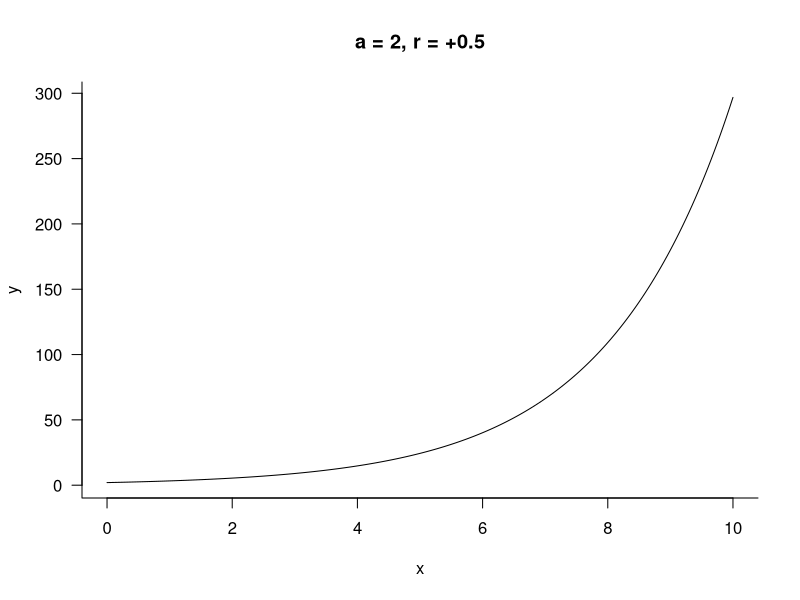
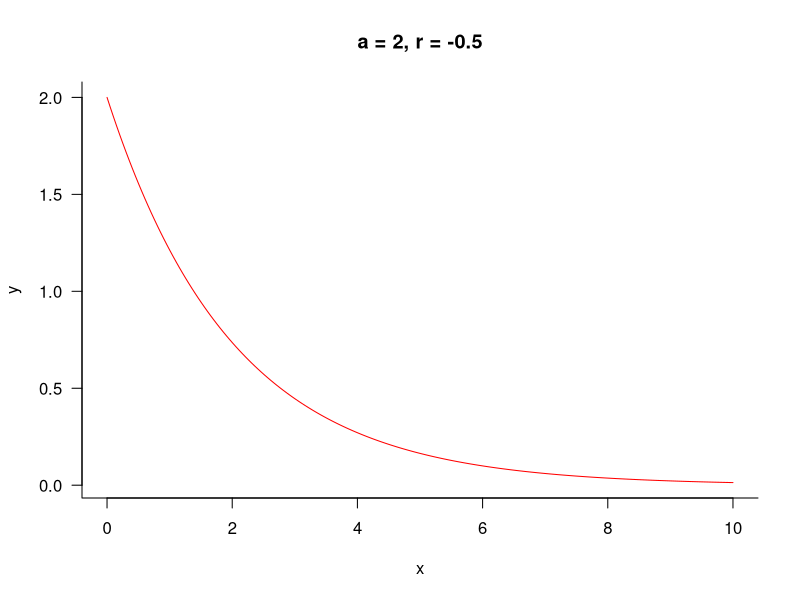
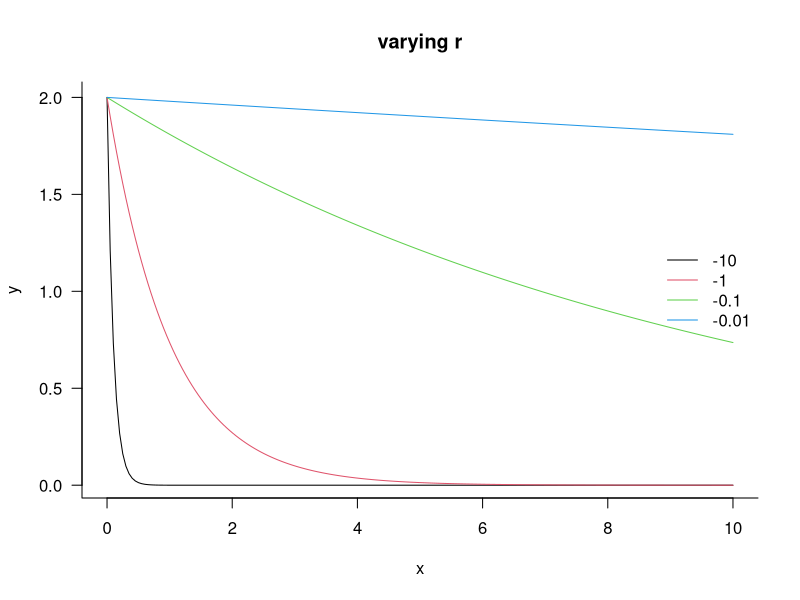

The R source for these figures, in order:
# Author: Andrew Jackson
# Date created: 24/11/2014
# About: getting to know the exponential
# growth or decay curve.

graphics.off()
rm(list=ls())
#-------------------------------------------------------------------------------
#

# The general equation we need to get used to is the 
# exponential decay curve
# y = a * exp(rx)
# where a and r are coefficients (numbers)
# and x is a continuous, usually positive variable,
# and in decay terms typically refers to time.

# lets pick a range for x and some values for a and b
# and see what this function looks like

a <- 2
r <- 0.5
x <- seq(0, 10, length=200)

# now we can calculate y
y <- a * exp(r * x)

dev.new()
plot(x, y, type = "l", bty = "L", las = 1, 
	 main = c("a = 2, r = +0.5"))

# oops! our line is not decaying... in fact its growing
# ... exponentially no doubt! 
# But thats ok, thats because r is positive.
# The other thing to note is that the line starts
# at y = 2 when x = 0. This is because, when 
# x is zero, exp(r * x) = exp(r * 0) = exp(0)
# and any number, even e, to the power of 0 is 1.
# so y = a * exp(r * 0) = a * 1 = a
# This means that a, in this equation is always the 
# value of y when x = 0, and in decay terms is the 
# amount of y at the start of time (if x is time).

#-------------------------------------------------------------------------------
#
# lets make r negative this time
a <- 2
r <- -0.5 # same as above but now its negative
x <- seq(0, 10, length=200)

# now we can calculate y again
y <- a * exp(r * x)

dev.new()
plot(x, y, type = "l", bty = "L", las = 1, 
	 main = c("a = 2, r = -0.5"), col = "red")

# now, our curve again starts at y = 2 for the same
# reason as above, but the curve now declines
# asymptotically towards 0 as x increases. This 
# is known as exponential decay.

#-------------------------------------------------------------------------------
#
# so what about changing r, the rate of decay?
# Bigger values of r, mean either faster
# exponential growth, or faster decay.

# we know that all a will do is move the curve up and down,
# so let's look at changing r only.

dev.new()
plot(x, y, bty = "L", las = 1, type = "n", main = "varying r")

# and lets use a loop to add some lines
# ct is a counter that increases each time the loop goes around.
# We will use it to plot the lines in a different colour each time.
# We will start it at 2, because we already have a black line
# plotted for r = 2, and the next colour in the sequence is red.
r.all <- c(-10, -1, -0.1, -0.01)
for (i in 1:length(r.all) ) {
  
  r <- r.all[i]
  
  y <- a * exp(r * x)
  
  lines(x, y, col = i)
  
}

# add a legend
legend("right", legend = r.all, col=1:length(r.all), lty = 1,
	   pch = NA, bty = "n")


# A pretty clear pattern. The bigger more negative the rate
# the faster the curve decays. The same is true if we let 
# r be positive... bigger, more positive values will increase
# faster.

#-------------------------------------------------------------------------------
# How to interpret these numbers
# a is the value of y when x is zero.
# r is the rate of decay, and what this means is that a one unit increase in x
# results in a proportional change in y of exp(r)..
# why?...
# Lets look at the case of y as a function of (x) compared with 
# y as a function of (x+1) which lets call y.star
# y.star = a * exp(r * (x + 1))
#        = a * exp((r * x) + r)
#        = a * exp(r + x) * exp(r)
# but...
#          a * exp(r + x) = y
# so
# y.star = y * exp(r)
# hence a one unit increase in (x) to (x+1) changes y by 
# a multiplying it by exp(r), which means y changes proportionally.
# If say r = -0.5, then a one unit increase in x, no matter where on the line
# in x we currently  are, will lead to y changing by exp(-0.5) = 0.6065307
# which is approximately 0.61. This means that y(x+1) = y(x) * 0.61.
# That is, it is now 0.61 the value it was, and so it has reduced by 39%
# of its previous value.
